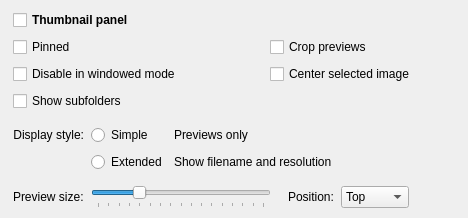
                <widget class="QWidget" name="thumbnailPanelGroup" native="true">
                 <property name="accessibleName">
                  <string notr="true">SGroup</string>
                 </property>
                 <layout class="QVBoxLayout" name="verticalLayout_14">
                  <property name="spacing">
                   <number>7</number>
                  </property>
                  <property name="leftMargin">
                   <number>13</number>
                  </property>
                  <property name="topMargin">
                   <number>10</number>
                  </property>
                  <property name="rightMargin">
                   <number>13</number>
                  </property>
                  <property name="bottomMargin">
                   <number>10</number>
                  </property>
                  <item>
                   <layout class="QHBoxLayout" name="horizontalLayout_6">
                    <property name="leftMargin">
                     <number>0</number>
                    </property>
                    <property name="topMargin">
                     <number>0</number>
                    </property>
                    <property name="rightMargin">
                     <number>0</number>
                    </property>
                    <item>
                     <widget class="QCheckBox" name="enablePanelCheckBox">
                      <property name="sizePolicy">
                       <sizepolicy hsizetype="Minimum" vsizetype="Minimum">
                        <horstretch>0</horstretch>
                        <verstretch>0</verstretch>
                       </sizepolicy>
                      </property>
                      <property name="minimumSize">
                       <size>
                        <width>0</width>
                        <height>0</height>
                       </size>
                      </property>
                      <property name="font">
                       <font>
                        <bold>true</bold>
                       </font>
                      </property>
                      <property name="toolTip">
                       <string/>
                      </property>
                      <property name="text">
                       <string>Thumbnail panel</string>
                      </property>
                     </widget>
                    </item>
                   </layout>
                  </item>
                  <item>
                   <widget class="QWidget" name="thumbnailPanelGroupContents" native="true">
                    <layout class="QVBoxLayout" name="verticalLayout_15">
                     <property name="spacing">
                      <number>7</number>
                     </property>
                     <property name="leftMargin">
                      <number>0</number>
                     </property>
                     <property name="topMargin">
                      <number>0</number>
                     </property>
                     <property name="rightMargin">
                      <number>0</number>
                     </property>
                     <property name="bottomMargin">
                      <number>0</number>
                     </property>
                     <item>
                      <layout class="QGridLayout" name="gridLayout_3">
                       <property name="leftMargin">
                        <number>0</number>
                       </property>
                       <property name="topMargin">
                        <number>0</number>
                       </property>
                       <property name="rightMargin">
                        <number>0</number>
                       </property>
                       <property name="bottomMargin">
                        <number>0</number>
                       </property>
                       <property name="verticalSpacing">
                        <number>7</number>
                       </property>
                       <item row="0" column="1">
                        <widget class="QCheckBox" name="squareThumbnailsCheckBox">
                         <property name="sizePolicy">
                          <sizepolicy hsizetype="Minimum" vsizetype="Minimum">
                           <horstretch>0</horstretch>
                           <verstretch>0</verstretch>
                          </sizepolicy>
                         </property>
                         <property name="minimumSize">
                          <size>
                           <width>0</width>
                           <height>0</height>
                          </size>
                         </property>
                         <property name="text">
                          <string>Crop previews</string>
                         </property>
                        </widget>
                       </item>
                       <item row="0" column="0">
                        <widget class="QCheckBox" name="pinPanelCheckBox">
                         <property name="minimumSize">
                          <size>
                           <width>250</width>
                           <height>0</height>
                          </size>
                         </property>
                         <property name="text">
                          <string>Pinned</string>
                         </property>
                        </widget>
                       </item>
                       <item row="1" column="0">
                        <widget class="QCheckBox" name="panelFullscreenOnlyCheckBox">
                         <property name="sizePolicy">
                          <sizepolicy hsizetype="Minimum" vsizetype="Minimum">
                           <horstretch>0</horstretch>
                           <verstretch>0</verstretch>
                          </sizepolicy>
                         </property>
                         <property name="minimumSize">
                          <size>
                           <width>0</width>
                           <height>0</height>
                          </size>
                         </property>
                         <property name="text">
                          <string>Disable in windowed mode</string>
                         </property>
                        </widget>
                       </item>
                       <item row="1" column="1">
                        <widget class="QCheckBox" name="panelCenterSelectionCheckBox">
                         <property name="text">
                          <string>Center selected image</string>
                         </property>
                        </widget>
                       </item>
                       <item row="2" column="0">
                        <widget class="QCheckBox" name="showSubfoldersInPanelCheckBox">
                         <property name="text">
                          <string>Show subfolders</string>
                         </property>
                        </widget>
                       </item>
                       <item row="0" column="2">
                        <spacer name="horizontalSpacer_8">
                         <property name="orientation">
                          <enum>Qt::Horizontal</enum>
                         </property>
                         <property name="sizeHint" stdset="0">
                          <size>
                           <width>40</width>
                           <height>20</height>
                          </size>
                         </property>
                        </spacer>
                       </item>
                      </layout>
                     </item>
                     <item>
                      <widget class="QWidget" name="widget_6" native="true">
                       <property name="sizePolicy">
                        <sizepolicy hsizetype="Expanding" vsizetype="Preferred">
                         <horstretch>0</horstretch>
                         <verstretch>0</verstretch>
                        </sizepolicy>
                       </property>
                       <property name="accessibleName">
                        <string notr="true">SLine</string>
                       </property>
                      </widget>
                     </item>
                     <item>
                      <layout class="QGridLayout" name="gridLayout_4">
                       <property name="leftMargin">
                        <number>0</number>
                       </property>
                       <property name="topMargin">
                        <number>0</number>
                       </property>
                       <property name="rightMargin">
                        <number>0</number>
                       </property>
                       <property name="bottomMargin">
                        <number>0</number>
                       </property>
                       <property name="verticalSpacing">
                        <number>7</number>
                       </property>
                       <item row="1" column="1">
                        <widget class="QRadioButton" name="thumbStyleExtended">
                         <property name="text">
                          <string>Extended</string>
                         </property>
                        </widget>
                       </item>
                       <item row="0" column="2">
                        <widget class="QLabel" name="label_8">
                         <property name="accessibleName">
                          <string notr="true">SNoteText</string>
                         </property>
                         <property name="text">
                          <string>Previews only</string>
                         </property>
                        </widget>
                       </item>
                       <item row="0" column="0">
                        <widget class="QLabel" name="label_18">
                         <property name="text">
                          <string>Display style:</string>
                         </property>
                         <property name="alignment">
                          <set>Qt::AlignRight|Qt::AlignTrailing|Qt::AlignVCenter</set>
                         </property>
                        </widget>
                       </item>
                       <item row="1" column="2">
                        <widget class="QLabel" name="label_25">
                         <property name="accessibleName">
                          <string notr="true">SNoteText</string>
                         </property>
                         <property name="text">
                          <string>Show filename and resolution</string>
                         </property>
                        </widget>
                       </item>
                       <item row="0" column="3">
                        <spacer name="horizontalSpacer_26">
                         <property name="orientation">
                          <enum>Qt::Horizontal</enum>
                         </property>
                         <property name="sizeHint" stdset="0">
                          <size>
                           <width>40</width>
                           <height>10</height>
                          </size>
                         </property>
                        </spacer>
                       </item>
                       <item row="0" column="1">
                        <widget class="QRadioButton" name="thumbStyleSimple">
                         <property name="text">
                          <string>Simple</string>
                         </property>
                        </widget>
                       </item>
                      </layout>
                     </item>
                     <item>
                      <widget class="QWidget" name="widget_2" native="true">
                       <property name="accessibleName">
                        <string notr="true">SLine</string>
                       </property>
                      </widget>
                     </item>
                     <item>
                      <layout class="QHBoxLayout" name="horizontalLayout_24">
                       <property name="leftMargin">
                        <number>0</number>
                       </property>
                       <property name="topMargin">
                        <number>0</number>
                       </property>
                       <item>
                        <widget class="QLabel" name="label_4">
                         <property name="text">
                          <string>Preview size:</string>
                         </property>
                        </widget>
                       </item>
                       <item>
                        <widget class="QSlider" name="panelSizeSlider">
                         <property name="sizePolicy">
                          <sizepolicy hsizetype="Fixed" vsizetype="Preferred">
                           <horstretch>0</horstretch>
                           <verstretch>0</verstretch>
                          </sizepolicy>
                         </property>
                         <property name="minimumSize">
                          <size>
                           <width>180</width>
                           <height>0</height>
                          </size>
                         </property>
                         <property name="minimum">
                          <number>10</number>
                         </property>
                         <property name="maximum">
                          <number>26</number>
                         </property>
                         <property name="singleStep">
                          <number>1</number>
                         </property>
                         <property name="pageStep">
                          <number>5</number>
                         </property>
                         <property name="value">
                          <number>14</number>
                         </property>
                         <property name="orientation">
                          <enum>Qt::Horizontal</enum>
                         </property>
                         <property name="tickPosition">
                          <enum>QSlider::TicksBelow</enum>
                         </property>
                         <property name="tickInterval">
                          <number>1</number>
                         </property>
                        </widget>
                       </item>
                       <item>
                        <spacer name="horizontalSpacer_11">
                         <property name="orientation">
                          <enum>Qt::Horizontal</enum>
                         </property>
                         <property name="sizeType">
                          <enum>QSizePolicy::Fixed</enum>
                         </property>
                         <property name="sizeHint" stdset="0">
                          <size>
                           <width>10</width>
                           <height>10</height>
                          </size>
                         </property>
                        </spacer>
                       </item>
                       <item>
                        <widget class="QLabel" name="panelPositionLabel">
                         <property name="sizePolicy">
                          <sizepolicy hsizetype="Minimum" vsizetype="Minimum">
                           <horstretch>0</horstretch>
                           <verstretch>0</verstretch>
                          </sizepolicy>
                         </property>
                         <property name="minimumSize">
                          <size>
                           <width>0</width>
                           <height>0</height>
                          </size>
                         </property>
                         <property name="text">
                          <string>Position:</string>
                         </property>
                        </widget>
                       </item>
                       <item>
                        <widget class="QComboBox" name="panelPositionComboBox">
                         <item>
                          <property name="text">
                           <string>Top</string>
                          </property>
                         </item>
                         <item>
                          <property name="text">
                           <string>Bottom</string>
                          </property>
                         </item>
                         <item>
                          <property name="text">
                           <string>Left</string>
                          </property>
                         </item>
                         <item>
                          <property name="text">
                           <string>Right</string>
                          </property>
                         </item>
                        </widget>
                       </item>
                       <item>
                        <spacer name="horizontalSpacer_24">
                         <property name="orientation">
                          <enum>Qt::Horizontal</enum>
                         </property>
                         <property name="sizeHint" stdset="0">
                          <size>
                           <width>40</width>
                           <height>20</height>
                          </size>
                         </property>
                        </spacer>
                       </item>
                      </layout>
                     </item>
                    </layout>
                   </widget>
                  </item>
                 </layout>
                </widget>
